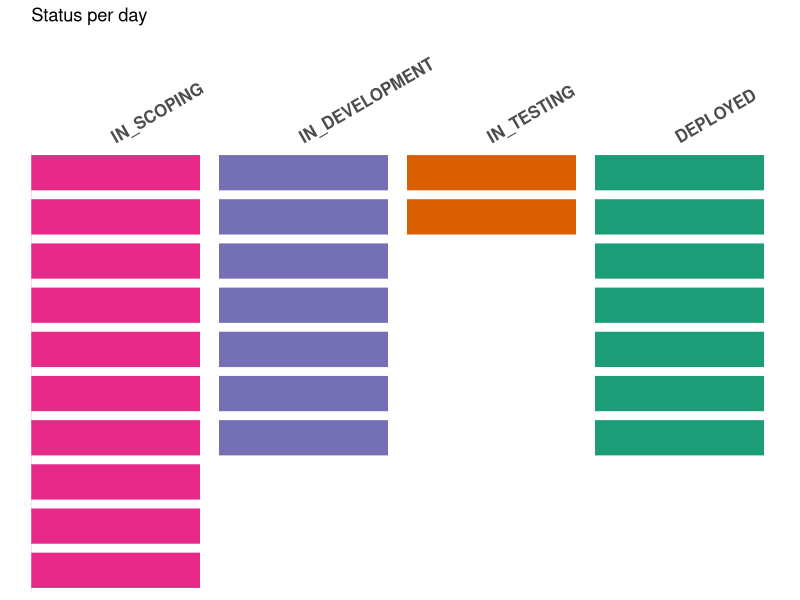
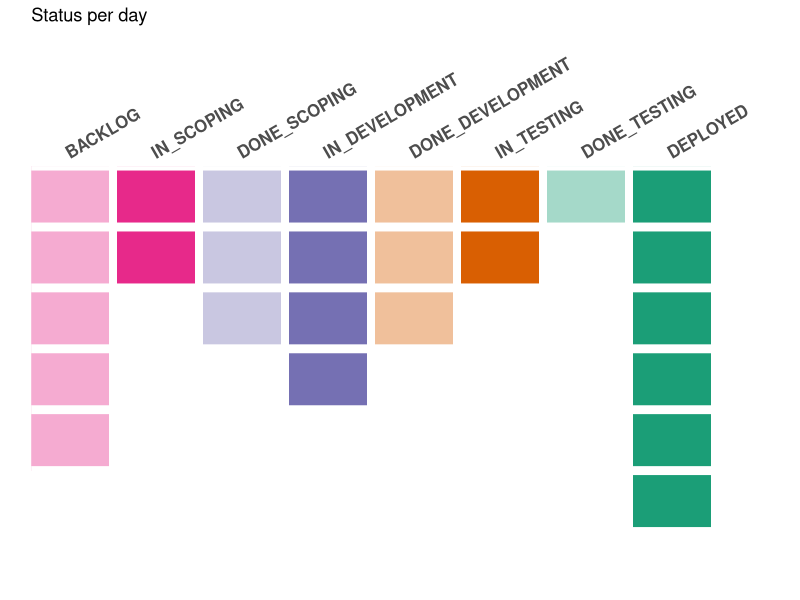
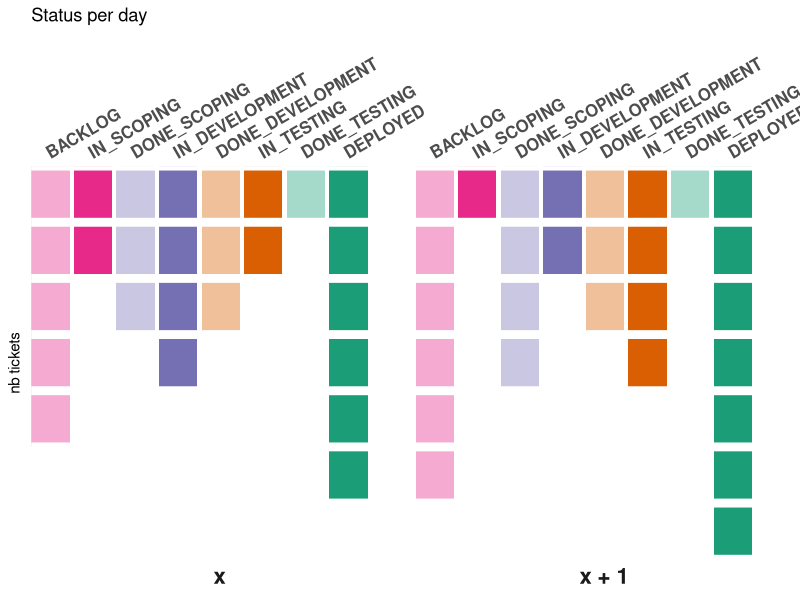
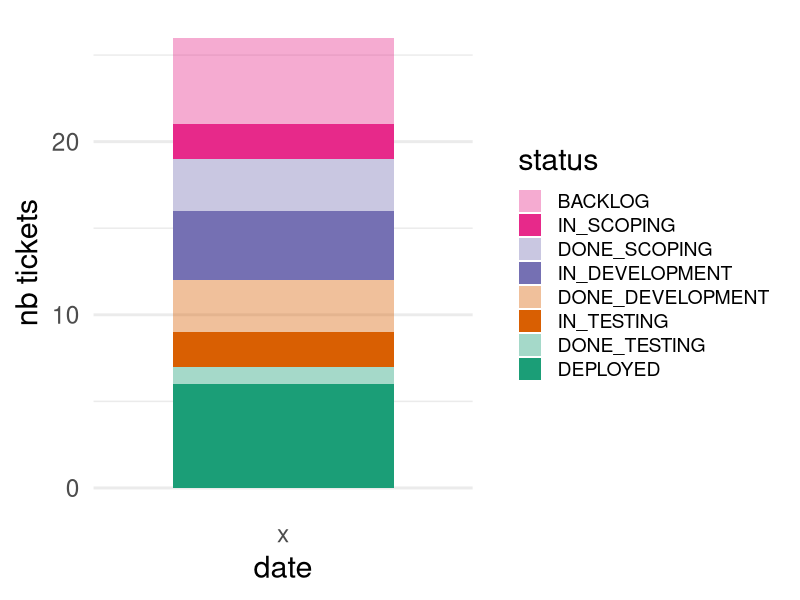
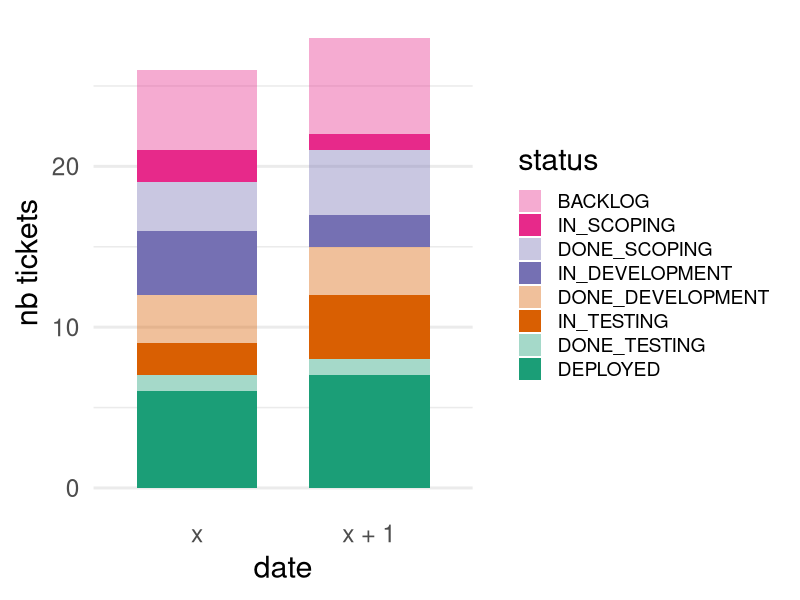
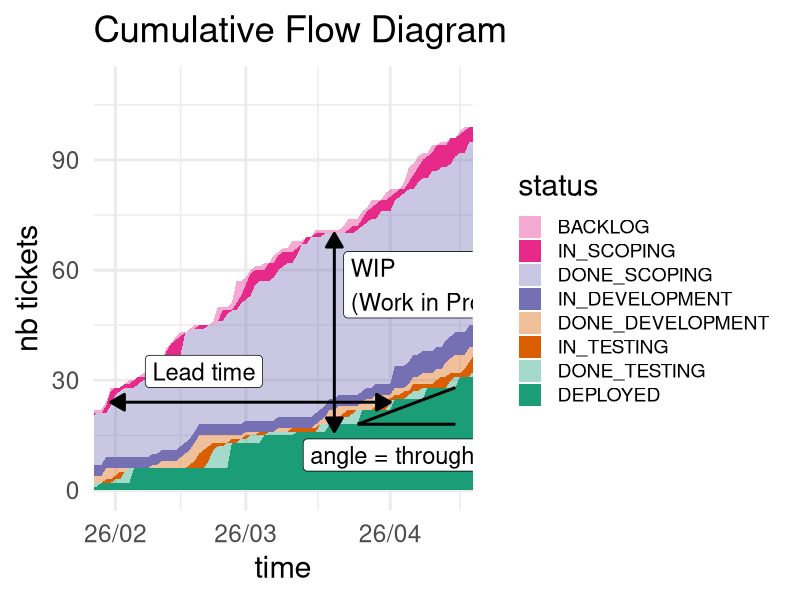
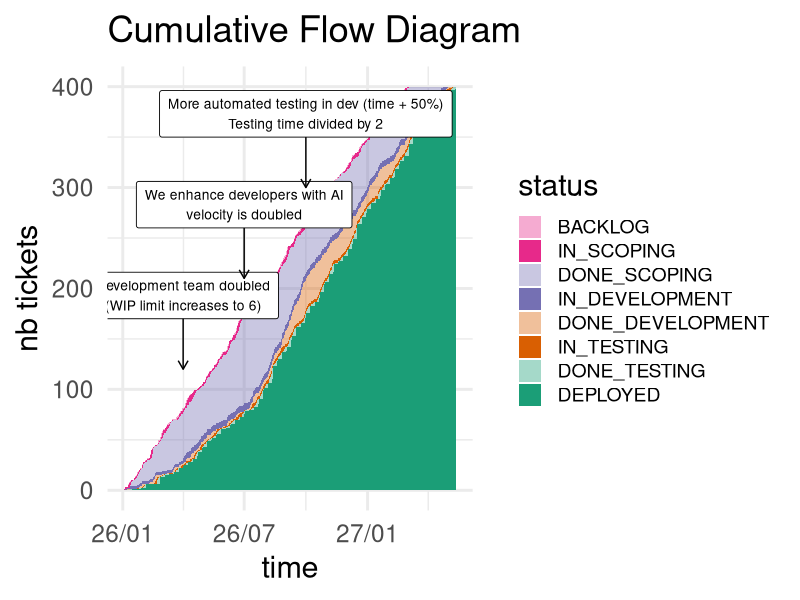
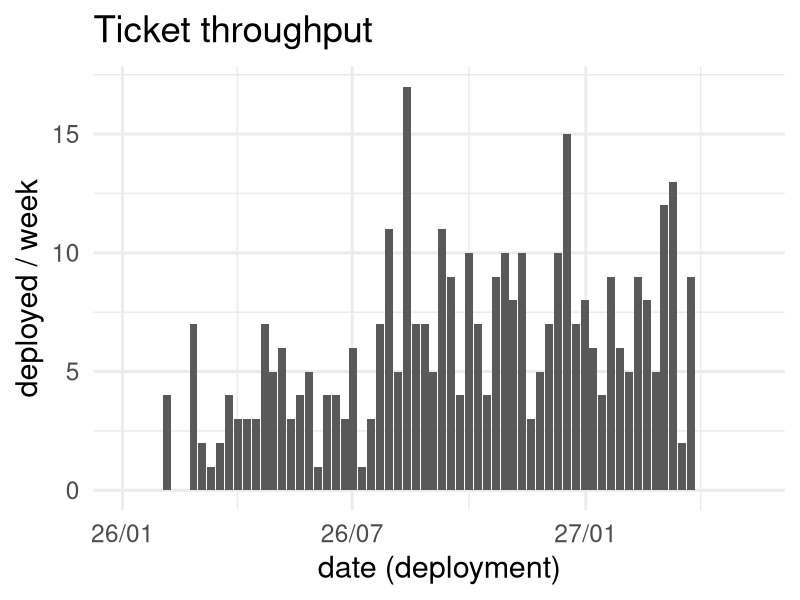

The R source for these figures, in order:
## ---- chunk 1
# https://chatgpt.com/c/699f73a9-eb58-8337-9f49-6b0525b21ff7
knitr::opts_chunk$set(echo = FALSE, message = FALSE, warning = FALSE)

if (requireNamespace("rstudioapi", quietly = TRUE) && rstudioapi::isAvailable()) {
  # Interactive in RStudio: use the current editor document path
  rmd_path <- rstudioapi::getActiveDocumentContext()$path
} else {
  # When knitting/rendering: knitr knows the input
  rmd_path <- knitr::current_input(dir = TRUE)
}
if (!is.null(rmd_path) && nzchar(rmd_path)) {
  knitr::opts_knit$set(root.dir = dirname(normalizePath(rmd_path)))
  setwd(dirname(normalizePath(rmd_path)))
}

knitr::opts_chunk$set(
  fig.width = 12,   # increase width
  fig.height = 6,
  out.width = "100%"   # VERY IMPORTANT
)

library(ggplot2)
library(dplyr)
library(tidyr)
library(patchwork)

## ---- chunk 2
df.daily.status = read.csv("kanban-daily-by-status.csv")

#convert $date to date
df.daily.status$date = as.Date(df.daily.status$date)

# order the statuses
status_list = c("BACKLOG", "IN_SCOPING", "DONE_SCOPING", "IN_DEVELOPMENT", "DONE_DEVELOPMENT", "IN_TESTING", "DONE_TESTING", "DEPLOYED")
df.daily.status$status <- factor(
  df.daily.status$status,
  levels = status_list
)

#assign status => colors
status_colors = c(
  "BACKLOG" = rgb(231, 41, 138, alpha = 100, maxColorValue = 255),
  "IN_SCOPING" = rgb(231, 41, 138, maxColorValue = 255),
  "DONE_SCOPING" = rgb(117, 112, 179, alpha = 100, maxColorValue = 255),
  "IN_DEVELOPMENT" = rgb(117, 112, 179, maxColorValue = 255),
  "DONE_DEVELOPMENT" = rgb(217, 95, 2, alpha = 100, maxColorValue = 255),
  "IN_TESTING" = rgb(217, 95, 2, maxColorValue = 255),
  "DONE_TESTING" = rgb(27, 158, 119, alpha = 100, maxColorValue = 255),
  "DEPLOYED" = rgb(27, 158, 119, maxColorValue = 255)
)

# fill missing values with zero
df.daily.status <- df.daily.status %>%
  complete(date, status, fill = list(nb = 0))
## ---- chunk 3
df.by.day = df.daily.status %>%
  group_by(date) %>%
  summarise(n = sum(nb))
nb_tickets = max(df.by.day$n)
start_date = min(df.daily.status$date)
end_date = max(df.daily.status$date)
## ---- chunk 4
df.demo = data.frame(
  status = c(status_list, status_list),
  date = c(rep("x", length(status_list)), rep("x + 1", length(status_list))),
  n = c(c(5, 2, 3, 4, 3, 2, 1, 6), c(6, 1, 4, 2, 3, 4, 1, 7))
) %>%
  mutate(status = factor(status, levels = status_list))

df.demo.push = data.frame(
  status = c("IN_SCOPING", "IN_DEVELOPMENT", "IN_TESTING", "DEPLOYED"),
  date = rep("x", 4),
  n = c(10, 7, 2, 7)
) %>%
  mutate(status = factor(status, levels = status_list))
## ---- chunk 5
plot_board = function(df.tickets, max_tickets) {
  ggplot(df.tickets, aes(x = status, y = n, fill = status)) +
    geom_col(width = 0.9) +
    geom_hline(
      yintercept = 0:max_tickets,
      color = "white",
      linewidth = 3
    ) +
    scale_y_reverse(expand = c(0, 0)) +
    scale_x_discrete(position = "top", expand = expansion(mult = c(0.05, 0.2))) +
    scale_fill_manual(values = status_colors, drop = FALSE) +
    theme_minimal() +
    labs(
      title = "Status per day",
      x = "",
      y = ""
    ) +
    theme(
      panel.grid = element_blank(),   # remove default grid so only your white lines remain
      legend.position = "none",
      axis.text.x = element_text(
        size = 12,
        face = "bold",
        angle = 30,
        hjust = 0,   # adjust horizontal alignment
        vjust = 0    # adjust vertical alignment
      ),
      axis.text.y = element_blank(),
      axis.ticks.y = element_blank()
    )
}
## ---- chunk 6
plot_board(df.demo.push, max(df.demo.push$n))
## ---- chunk 7
df.demo = data.frame(
  status = c(status_list, status_list),
  date = c(rep("x", length(status_list)), rep("x + 1", length(status_list))),
  n = c(c(5, 2, 3, 4, 3, 2, 1, 6), c(6, 1, 4, 2, 3, 4, 1, 7))
) %>%
  mutate(status = factor(status, levels = status_list))

max_tickets = max(df.demo$n)


plot_board(subset(df.demo, date == "x"), max_tickets)
## ---- chunk 8
plot_board(df.demo, max_tickets) +
  facet_wrap(~date, nrow = 1, strip.position = "bottom") +
  labs(
    y = "nb tickets"
  ) +
  theme(
    strip.text.x = element_text(
      size = 16,
      face = "bold",
    )
  )
## ---- chunk 9

plot_daily_stack <- function(df.tickets) {
  ggplot(df.tickets, aes(x = date, y = n, fill = status)) +
    geom_col(width = 0.7) +
    scale_fill_manual(values = status_colors) +
    labs(
      y = "nb tickets"
    ) +
    theme_minimal(base_size = 22) +
    theme(
      panel.grid.major.x = element_blank(),
      legend.position = "right",
      legend.text = element_text(size = 14)
    )
}
plot_daily_stack(subset(df.demo, date == "x"))
## ---- chunk 10
plot_daily_stack(df.demo)
## ---- chunk 11
kanban_guide_axis_x <- function() {
  list(
    coord_cartesian(xlim = c(start_date, end_date)),
    scale_x_date(date_labels = "%y/%m")
  )
}

plot_cfd = function() {
  p = ggplot(
    df.daily.status,
    aes(x = date, y = nb, group = status, fill = status)
  ) +
    geom_area(position = "stack") +
    kanban_guide_axis_x() +
    scale_fill_manual(values = status_colors) +
    theme_minimal(base_size = 22) +
    theme(
      legend.text = element_text(size = 14)
    ) +
    labs(
      title = "Cumulative Flow Diagram",
      x = "time",
      y = "nb tickets"
    )
  p
}
## ---- chunk 12

plot_cfd() +
  coord_cartesian(xlim = c(as.Date("2026-01-31"), as.Date("2026-04-15")), ylim = c(0, 110)) +
  annotate(
    "segment",
    x = as.Date("2026-01-31"),
    xend = as.Date("2026-04-01"),
    y = 24,
    yend = 24,
    lwd = 1,
    arrow = arrow(
      length = unit(0.4, "cm"),
      type = "closed",
      ends = "both"
    )
  ) +
  annotate(
    "label",
    x = as.Date("2026-02-20"),
    y = 28,
    label = "Lead time",
    hjust = 0.5,
    vjust = 0,
    size = 6,
    padding = unit(0.5, "lines")
  ) +
  annotate(
    "segment",
    x = as.Date("2026-03-20"),
    xend = as.Date("2026-03-20"),
    y = 16,
    yend = 70,
    lwd = 1,
    arrow = arrow(
      length = unit(0.4, "cm"),
      type = "closed",
      ends = "both"
    )
  ) +
  annotate(
    "label",
    x = as.Date("2026-03-22"),
    y = 56,
    hjust = 0,
    label = "WIP\n(Work in Progress)",
    size = 6,
    padding = unit(0.5, "lines")
  ) +
  annotate(
    "segment",
    x = as.Date("2026-03-25"),
    xend = as.Date("2026-04-15"),
    y = 18,
    yend = 28,
    lwd = 1
  ) +
  annotate(
    "segment",
    x = as.Date("2026-03-25"),
    xend = as.Date("2026-04-15"),
    y = 18,
    yend = 18,
    lwd = 1
  ) +
  annotate(
    "label",
    x = as.Date("2026-04-05"),
    y = 14,
    hjust = 0.5,
    vjust = 1,
    label = "angle = throughput",
    size = 6,
    padding = unit(0.5, "lines")
  )
## ---- chunk 13
df.annotations = data.frame(
  x = c(as.Date("2026-04-01"), as.Date("2026-07-01"), as.Date("2026-10-01")),
  y = c(170, 260, 350),
  text = c(
    "Development team doubled\n(WIP limit increases to 6)",
    "We enhance developers with AI\nvelocity is doubled",
    "More automated testing in dev (time + 50%)\nTesting time divided by 2"
  )
)

plot_cfd() +
  geom_label(
    data = df.annotations,
    aes(x = x, y = y, label = text),
    vjust = 0,
    hjust = 0.5,
    size = 3.5,
    color = "black",
    fill = "white",      # background color
    label.size = 0.3,
    label.padding = unit(0.5, "lines"),
    inherit.aes = FALSE
  ) +
  geom_segment(
    data = df.annotations,
    aes(x = x, xend = x, y = y, yend = y - 50),
    arrow = arrow(length = unit(0.25, "cm")),
    color = "black",
    inherit.aes = FALSE
  )

## ---- chunk 14
df.ticket.status = read.csv("kanban-ticket-status-transitions.csv")
df.ticket.status = df.ticket.status %>%
  mutate(across(-ticket_id, as.Date))

df.deployed.per.day = df.ticket.status %>%
  filter((DEPLOYED < max(DEPLOYED, na.rm = TRUE) - 45) & (DEPLOYED > min(DEPLOYED, na.rm = TRUE) + 20)) %>%
  count(DEPLOYED, name = "n") %>%
  rename(date = DEPLOYED)
## ---- chunk 15
ggplot(
  data = df.deployed.per.day,
  mapping = aes(x = date, y = n)
) +
  geom_bar(stat = "identity") +
  coord_cartesian(
    xlim = c(start_date, end_date),
    ylim = c(0, max(df.deployed.per.day$n))
  ) +
  scale_x_date(date_labels = "%y/%m") +
  labs(
    title = "Ticket throughput",
    x = "date (deployment)",
    y = "deployed / week"
  ) +
  theme_minimal(base_size = 22) +
  kanban_guide_axis_x()
## ---- chunk 16
plot_throughput = function(hide_loess = FALSE) {
  p = ggplot(df.deployed.per.day, aes(x = date, y = n)) +
    geom_point(size = 2, alpha = 0.5)
  if (!hide_loess) {
    p <- p + geom_smooth(
      method = "loess",
      se = TRUE,
      lwd = 2
    )
  }
  p +
  coord_cartesian(
    xlim = c(start_date, end_date),
    ylim = c(0, max(df.deployed.per.day$n))
  ) +
  scale_x_date(date_labels = "%y/%m") +
    labs(
      title = "Ticket throughput",
      x = "date (deployment)",
      y = "deployed / week"
    ) +
    theme_minimal(base_size = 22)
}
plot_throughput(hide_loess = TRUE)
## ---- chunk 17
plot_throughput()
## ---- chunk 18
df.ticket.status$lead_time = df.ticket.status$DEPLOYED - df.ticket.status$BACKLOG
df.ticket.status$cycle_time = df.ticket.status$DEPLOYED - df.ticket.status$IN_DEVELOPMENT
## ---- chunk 19
plot_lead_time = function() {
  ggplot(df.ticket.status, aes(x = BACKLOG, y = lead_time)) +
    geom_point(size = 2, alpha = 0.5) +
    geom_smooth(
      method = "loess",
      se = TRUE,
      lwd = 2
    ) +
    kanban_guide_axis_x() +
    labs(
      title = "Lead time evolution",
      x = "date (in backlog)",
      y = "nb days"
    ) +
    theme_minimal(base_size = 22)
}
plot_lead_time()
## ---- chunk 20
plot_cycle_time = function() {
  ggplot(df.ticket.status, aes(x = IN_DEVELOPMENT, y = cycle_time)) +
    geom_point(size = 2, alpha = 0.5) +
    geom_smooth(
      method = "loess",
      se = TRUE,
      lwd = 2
    ) +
    kanban_guide_axis_x() +
    labs(
      title = "Cycle time evolution",
      x = "date (in dev)",
      y = "nb days"
    ) +
    theme_minimal(base_size = 22)
}
plot_cycle_time()
## ---- chunk 21
(plot_cfd() +
  theme_minimal(base_size = 14) +
  theme(legend.position = "none") | plot_throughput() + theme_minimal(base_size = 14)) /
  (plot_lead_time() + theme_minimal(base_size = 14) | plot_cycle_time() + theme_minimal(base_size = 14))
